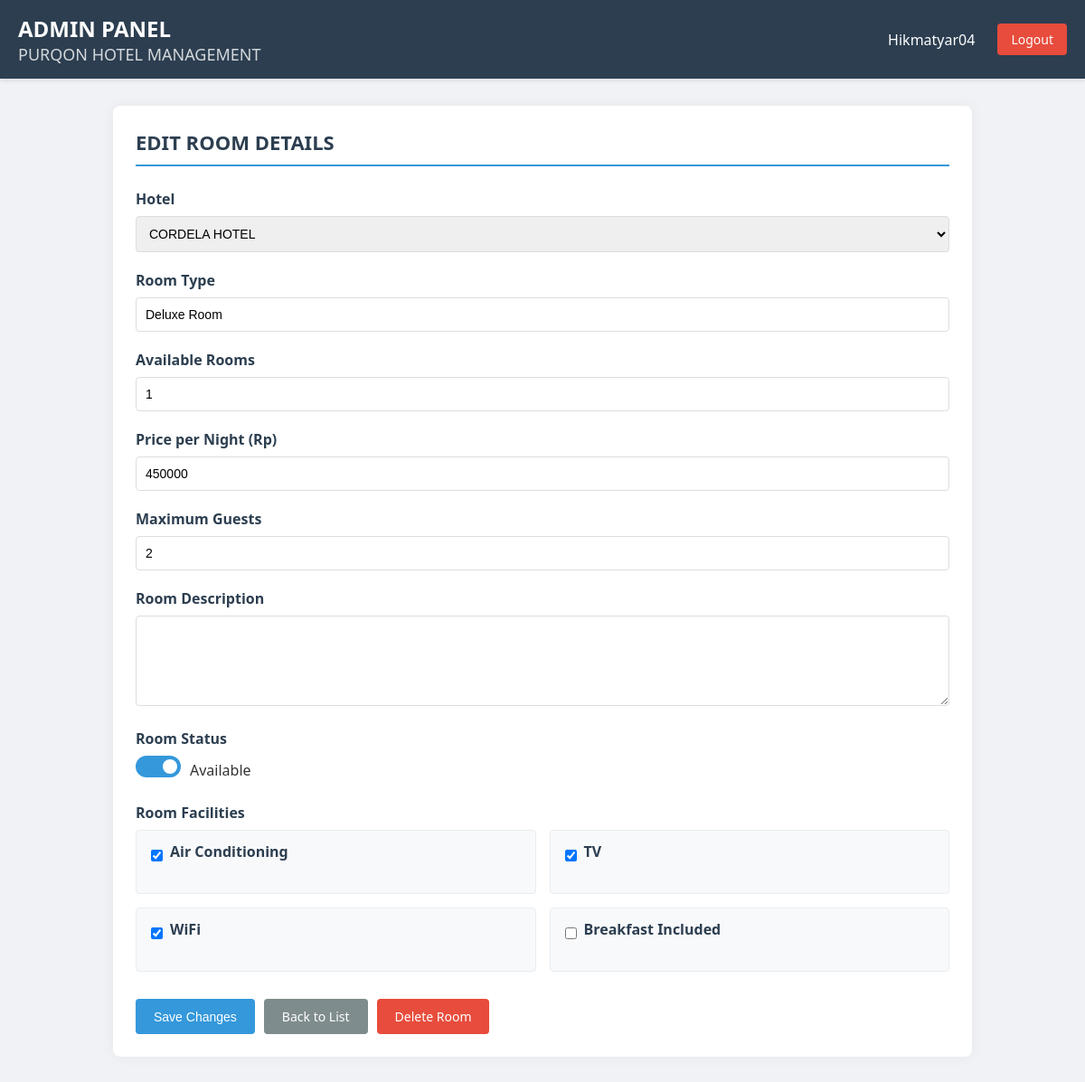
The app's page /edit_room.php?id=6 (signed in) with its own data.
### tables this page shows
CREATE TABLE `rooms` (
  `id` int(11) NOT NULL,
  `hotel_id` int(11) DEFAULT NULL,
  `room_type` varchar(100) DEFAULT NULL,
  `available_rooms` int(11) DEFAULT NULL,
  `price` int(11) DEFAULT NULL,
  `is_available` tinyint(1) DEFAULT 1,
  `description` text DEFAULT NULL,
  `max_guests` int(11) DEFAULT 2,
  `gambar` varchar(255) DEFAULT NULL,
  `has_ac` tinyint(1) DEFAULT 1,
  `has_tv` tinyint(1) DEFAULT 1,
  `has_wifi` tinyint(1) DEFAULT 1,
  `has_breakfast` tinyint(1) DEFAULT 0
);

CREATE TABLE `hotels` (
  `id` int(11) NOT NULL,
  `nama` varchar(100) DEFAULT NULL,
  `alamat` varchar(255) DEFAULT NULL,
  `rating` decimal(2,1) DEFAULT NULL,
  `gambar` varchar(255) DEFAULT NULL,
  `deskripsi` text DEFAULT NULL,
  `website` varchar(100) DEFAULT NULL,
  `latitude` decimal(10,8) DEFAULT NULL,
  `longitude` decimal(11,8) DEFAULT NULL
);

### edit_room.php (the view, shortened to what this page needs)
<?php
require 'db_connect.php';
$admin_username = $_SESSION['admin'];
$query_admin = "SELECT * FROM admin WHERE username = ?";
$stmt = $conn->prepare($query_admin);
$stmt->bind_param("s", $admin_username);
$stmt->execute();
$admin_data = $stmt->get_result()->fetch_assoc();
$room = null;
$hotels = [];
$hotel_query = "SELECT id, nama FROM hotels ORDER BY nama";
$hotel_result = $conn->query($hotel_query);
if ($hotel_result) {
    $hotels = $hotel_result->fetch_all(MYSQLI_ASSOC);
}
if (isset($_GET['id'])) {
    $room_id = $_GET['id'];
    $query = "SELECT * FROM rooms WHERE id = ?";
    $stmt = $conn->prepare($query);
    $stmt->bind_param("i", $room_id);
    $stmt->execute();
    $result = $stmt->get_result();
    $room = $result->fetch_assoc();
}
?>
<!DOCTYPE html>
<html lang="id">
<head>
</head>
<body>
    <div class="header">
        <div>
            <h1>ADMIN PANEL</h1>
            <h2>PURQON HOTEL MANAGEMENT</h2>
        </div>
        <div class="admin-info">
            <span><?= htmlspecialchars($admin_data['full_name']) ?></span>
            <a href="admin_logout.php" class="logout">Logout</a>
        </div>
    </div>
    <div class="container">
        <div class="page-title">
            <h2><?= isset($room) ? 'EDIT ROOM DETAILS' : 'ADD NEW ROOM' ?></h2>
        </div>
        <form method="POST" action="edit_room.php">
            <div class="form-group">
                <label for="hotel_id">Hotel</label>
                <select class="form-control" id="hotel_id" name="hotel_id" required>
                    <?php foreach ($hotels as $hotel): ?>
                        <option value="<?= $hotel['id'] ?>"
                            <?= isset($room) && $room['hotel_id'] == $hotel['id'] ? 'selected' : '' ?>>
                            <?= htmlspecialchars($hotel['nama']) ?>
                        </option>
                    <?php endforeach; ?>
                </select>
            </div>
            <div class="form-group">
                <label for="room_type">Room Type</label>
                <input type="text" class="form-control" id="room_type" name="room_type"
                       value="<?= htmlspecialchars($room['room_type'] ?? '') ?>" required>
            </div>
            <div class="form-group">
                <label for="available_rooms">Available Rooms</label>
                <input type="number" class="form-control" id="available_rooms" name="available_rooms"
                       value="<?= htmlspecialchars($room['available_rooms'] ?? '') ?>" min="0" required>
            </div>
            <div class="form-group">
                <label for="price">Price per Night (Rp)</label>
                <input type="number" class="form-control" id="price" name="price"
                       value="<?= htmlspecialchars($room['price'] ?? '') ?>" min="0" required>
            </div>
            <div class="form-group">
                <label for="max_guests">Maximum Guests</label>
                <input type="number" class="form-control" id="max_guests" name="max_guests"
                       value="<?= htmlspecialchars($room['max_guests'] ?? '2') ?>" min="1" required>
            </div>
            <div class="form-group">
                <label for="description">Room Description</label>
                <textarea class="form-control" id="description" name="description" rows="3"><?= htmlspecialchars($room['description'] ?? '') ?></textarea>
            </div>
            <div class="form-group">
                <label>Room Status</label>
                <div class="status-toggle">
                    <label class="toggle-switch">
                        <span class="slider"></span>
                    </label>
                    <span id="status-text">Available</span>
                </div>
            </div>
            <div class="form-group">
                <label>Room Facilities</label>
                <div class="facilities-container">
                    <div class="facility-item">
                        <div class="form-check">
                            <input type="checkbox" class="form-check-input" id="has_ac" name="has_ac"
                                   <?= isset($room) && $room['has_ac'] ? 'checked' : 'checked' ?>>
                            <label class="form-check-label" for="has_ac">Air Conditioning</label>
                        </div>
                    </div>
                    <div class="facility-item">
                        <div class="form-check">
                            <input type="checkbox" class="form-check-input" id="has_tv" name="has_tv"
                                   <?= isset($room) && $room['has_tv'] ? 'checked' : 'checked' ?>>
                            <label class="form-check-label" for="has_tv">TV</label>
                        </div>
                    </div>
                    <div class="facility-item">
                        <div class="form-check">
                            <input type="checkbox" class="form-check-input" id="has_wifi" name="has_wifi"
                                   <?= isset($room) && $room['has_wifi'] ? 'checked' : 'checked' ?>>
                            <label class="form-check-label" for="has_wifi">WiFi</label>
                        </div>
                    </div>
                    <div class="facility-item">
                        <div class="form-check">
                            <input type="checkbox" class="form-check-input" id="has_breakfast" name="has_breakfast"
                                   <?= isset($room) && $room['has_breakfast'] ? 'checked' : '' ?>>
                            <label class="form-check-label" for="has_breakfast">Breakfast Included</label>
                        </div>
                    </div>
                </div>
            </div>
            <div class="action-buttons">
                <button type="submit" class="btn btn-primary">Save Changes</button>
                <a href="manage_rooms.php" class="btn btn-secondary">Back to List</a>
                <?php if (isset($room)): ?>
                    <a href="manage_rooms.php?delete_id=<?= $room['id'] ?>" class="btn btn-danger"
                       onclick="return confirm('Are you sure you want to delete this room?')">Delete Room</a>
                <?php endif; ?>
            </div>
        </form>
    </div>
</body>
</html>

### edit_room.php (style rules this page uses)
body { font-family: 'Segoe UI', Tahoma, Geneva, Verdana, sans-serif; margin: 0; padding: 0; background-color: #f0f2f5; color: #333; }
.header { background-color: #2c3e50; color: white; padding: 15px 20px; display: flex; justify-content: space-between; align-items: center; box-shadow: 0 2px 5px rgba(0,0,0,0.1); }
.header h1 { margin: 0; font-size: 24px; font-weight: 600; }
.header h2 { margin: 0; font-size: 18px; font-weight: normal; opacity: 0.8; }
.container { max-width: 900px; margin: 30px auto; padding: 25px; background: white; border-radius: 8px; box-shadow: 0 0 15px rgba(0,0,0,0.05); }
.logout { color: white; text-decoration: none; background-color: #e74c3c; padding: 8px 15px; border-radius: 4px; font-size: 14px; margin-left: 15px; transition: background-color 0.3s; }
.admin-info { display: flex; align-items: center; }
.admin-info span { margin-right: 10px; font-weight: 500; }
.page-title { border-bottom: 2px solid #3498db; padding-bottom: 10px; margin-bottom: 25px; color: #2c3e50; }
.page-title h2 { margin: 0; font-size: 22px; font-weight: 600; }
.form-group { margin-bottom: 20px; }
.form-group label { display: block; margin-bottom: 8px; font-weight: 600; color: #2c3e50; }
.form-control { width: 100%; padding: 10px; border: 1px solid #ddd; border-radius: 4px; box-sizing: border-box; font-size: 14px; transition: border-color 0.3s; }
.form-check { margin-bottom: 15px; display: flex; align-items: center; }
.form-check-input { margin-right: 8px; }
.form-check-label { font-weight: normal; }
.btn { padding: 10px 20px; color: white; text-decoration: none; border-radius: 4px; font-size: 14px; font-weight: 500; border: none; cursor: pointer; margin-right: 10px; transition: background-color 0.3s; }
.btn-primary { background-color: #3498db; }
.btn-secondary { background-color: #7f8c8d; }
.btn-danger { background-color: #e74c3c; }
.facilities-container { display: grid; grid-template-columns: repeat(2, 1fr); gap: 15px; margin-bottom: 20px; }
.facility-item { background-color: #f8f9fa; padding: 12px; border-radius: 4px; border: 1px solid #e9ecef; }
.action-buttons { margin-top: 30px; display: flex; justify-content: flex-start; }
textarea.form-control { min-height: 100px; resize: vertical; }
.status-toggle { display: flex; align-items: center; }
.toggle-switch { position: relative; display: inline-block; width: 50px; height: 24px; margin-right: 10px; }
.slider { position: absolute; cursor: pointer; top: 0; left: 0; right: 0; bottom: 0; background-color: #ccc; transition: .4s; border-radius: 24px; }
.slider:before { position: absolute; content: ""; height: 16px; width: 16px; left: 4px; bottom: 4px; background-color: white; transition: .4s; border-radius: 50%; }
input:checked + .slider { background-color: #3498db; }
input:checked + .slider:before { transform: translateX(26px); }

### records on screen
rooms: hotel_id "CORDELA HOTEL", room_type "Deluxe Room", available_rooms "1", price "450000", max_guests "2", has_ac "☑", has_tv "☑", has_wifi "☑"

### other values on screen
$admin_data['full_name'] "Hikmatyar04"
